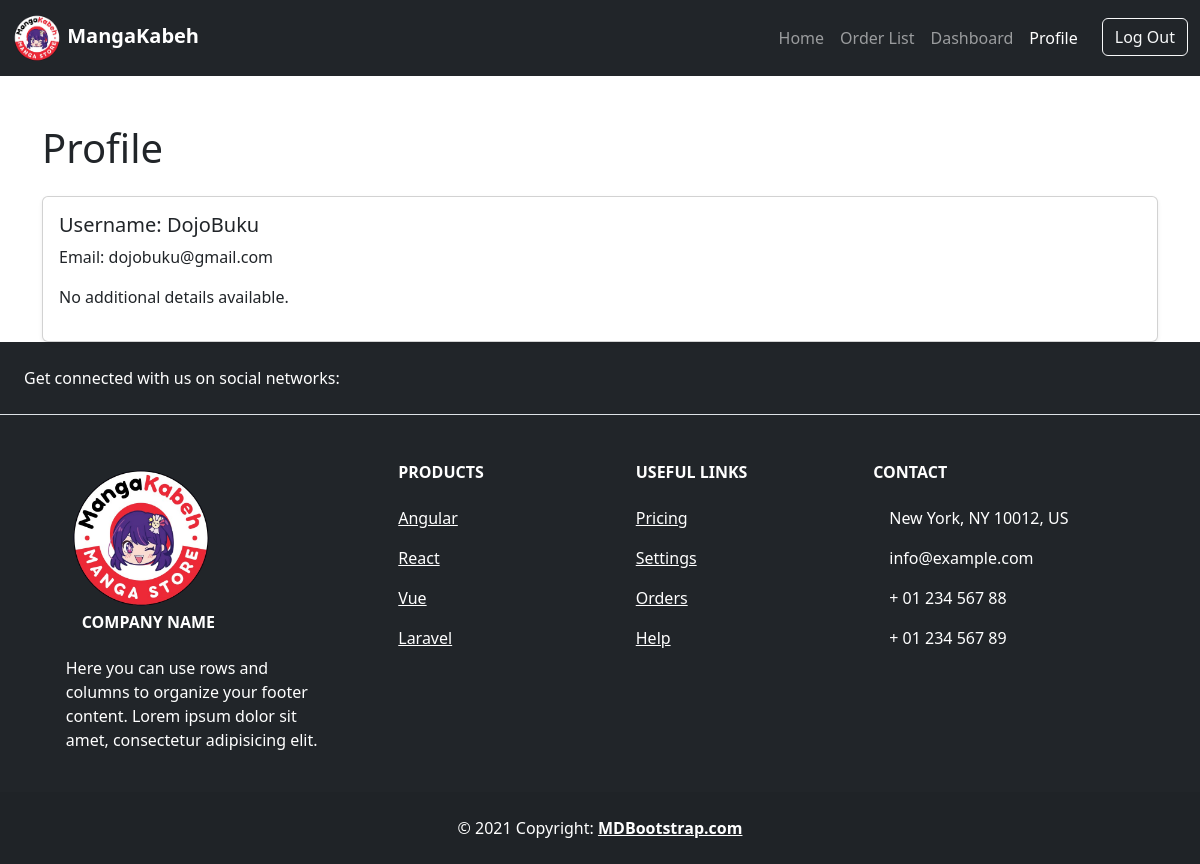
/profile/ (signed in), run on an earlier commit of the app's database.
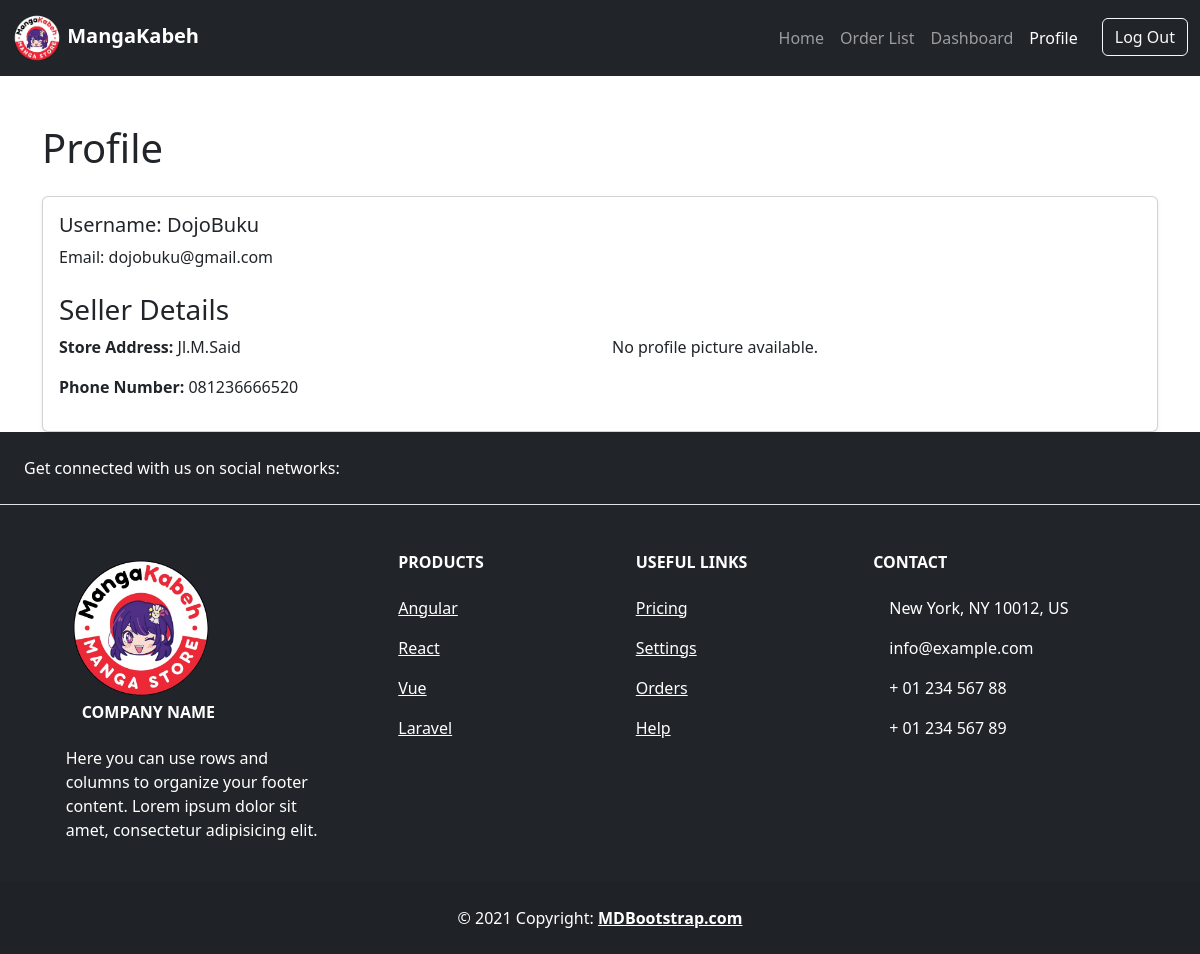
And on a later commit of the database.
### MangaKabeh/models/profile.py (models this page shows)
class Profile(models.Model):
    user = models.OneToOneField(User, on_delete=models.CASCADE)
    address = models.TextField()
    phone_number = models.CharField(max_length=20)
    is_active = models.BooleanField(default=False)
    picture = models.ImageField(upload_to=user_profile_upload_path)

### MangaKabeh/views.py (the view)
# urls.py: path('profile/', views.profile, name='profile'),
@login_required
def profile(request):
    user = request.user
    try:
        profile = Profile.objects.get(user=user)
    except Profile.DoesNotExist:
        profile = None
    profile_type = None
    if profile:
        if hasattr(user, 'profile') and profile:
            if user.profile.is_active:
                if 'Seller' in user.groups.values_list('name', flat=True):
                    profile_type = 'Seller'
                elif 'Customer' in user.groups.values_list('name', flat=True):
                    profile_type = 'Customer'
    else:
        profile_type = 'Unknown'
    return render(request, 'profile.html', {
        'profile': profile,
        'profile_type': profile_type,
    })

### MangaKabeh/context_processors.py (called while the page is built)
def navbar(request):
    user = request.user
    navbar_user_group = None
    if user.is_authenticated:
        if user.is_superuser:
            navbar_user_group = 'Admin'
        elif user.groups.filter(name = 'Customer').exists():
            navbar_user_group = 'Customer'
        elif user.groups.filter(name = 'Seller').exists():
            navbar_user_group = 'Seller'
    return{
        'navbar_user_group' : navbar_user_group,
        'authenticated' : user.is_authenticated,
    }

### MangaKabeh/templates/profile.html (shortened to what this page needs)
{% extends 'base.html' %}
{% block content %}
<div class="container mt-5">
    <h1 class="mb-4">Profile</h1>
    <div class="card shadow-sm">
        <div class="card-body">
            <h5 class="card-title">Username: {{ user.username }}</h5>
            <p class="card-text">Email: {{ user.email }}</p>
            {% if profile_type == 'Seller' %}
                <h3 class="mt-4">Seller Details</h3>
                <div class="row">
                    <div class="col-md-6">
                        <p><strong>Store Address:</strong> {{ profile.address }}</p>
                        <p><strong>Phone Number:</strong> {{ profile.phone_number }}</p>
                    </div>
                    <div class="col-md-6">
                        {% if profile.picture %}
                            <img src="{{ profile.picture.url }}" alt="Profile Picture" class="img-fluid rounded-circle">
                        {% else %}
                            <p>No profile picture available.</p>
                        {% endif %}
                    </div>
                </div>
            {% else %}
                <p>No additional details available.</p>
            {% endif %}
        </div>
    </div>
</div>
{% endblock %}

What changed in the data, as far as the page shows it:
now on this page (row edited): Profile: address "Jl.M.Said", phone_number "081236666520"
Also different on the page:
text no longer shown: "No additional details available."
text now shown: "Seller Details Store Address: Phone Number: No profile picture available."
